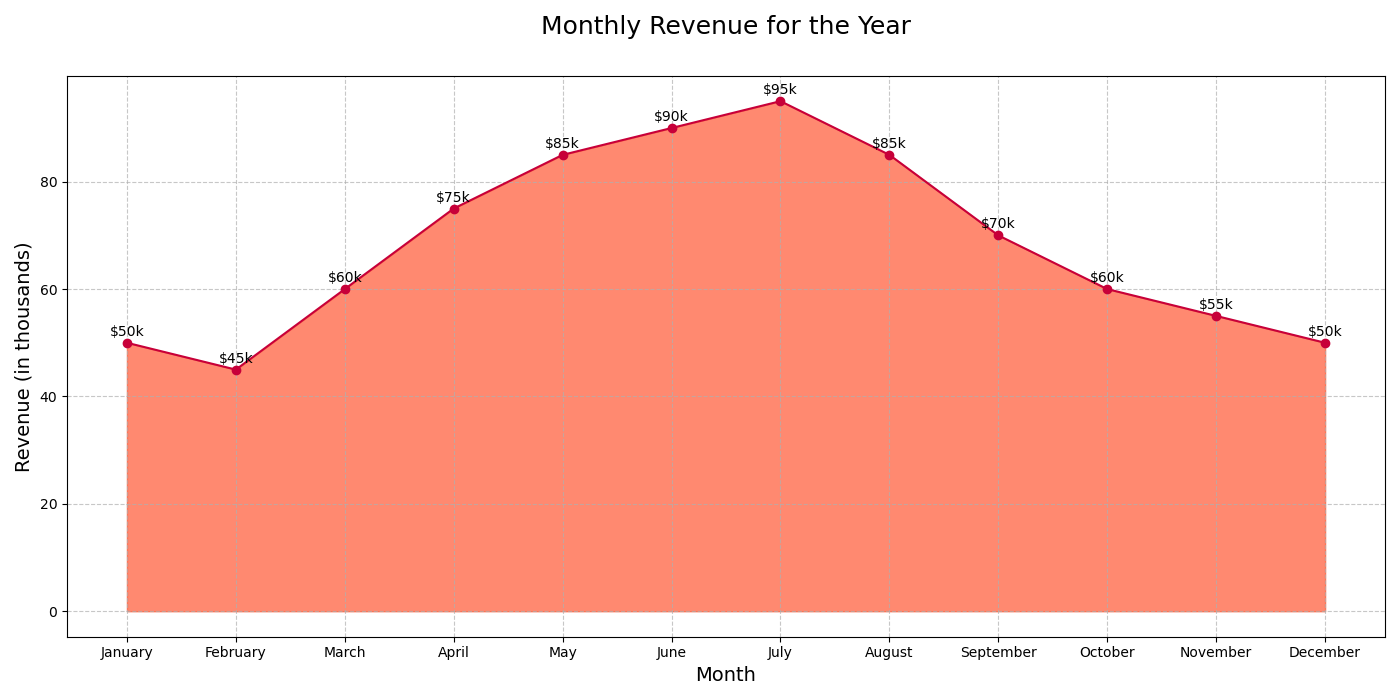

Reproduce this figure in Python.

import matplotlib.pyplot as plt
import pandas as pd

# Data
data = {
    'Month': ['January', 'February', 'March', 'April', 'May', 'June', 'July', 'August', 'September', 'October', 'November', 'December'],
    'Revenue': [50, 45, 60, 75, 85, 90, 95, 85, 70, 60, 55, 50]
}

df = pd.DataFrame(data)

# Plotting
plt.figure(figsize=(14, 7))
plt.fill_between(df['Month'], df['Revenue'], color='#FF5733', alpha=0.7)
plt.plot(df['Month'], df['Revenue'], color='#C70039', marker='o', markersize=6)

# Titles and labels
plt.title('Monthly Revenue for the Year', fontsize=18, pad=30)
plt.xlabel('Month', fontsize=14)
plt.ylabel('Revenue (in thousands)', fontsize=14)

# Annotations
for i, txt in enumerate(df['Revenue']):
    plt.annotate(f"${txt}k", (df['Month'][i], df['Revenue'][i]), textcoords="offset points", xytext=(0,5), ha='center')

plt.grid(True, linestyle='--', alpha=0.7)
plt.tight_layout()
plt.savefig("monthly_revenue.png")
plt.show()
